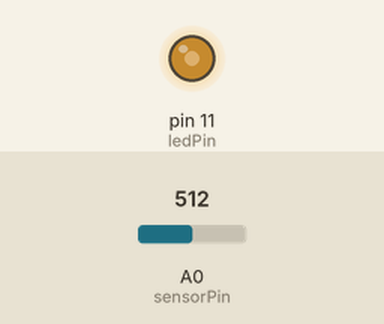
Bench run of a sketch on a simulated Arduino Uno, built with avr-gcc and run on an emulated ATmega328P. On the bench: output pins drawn as LEDs (lit = HIGH). The test bench sets the inputs (shaded band); at power-on: A0 (sensorPin) = 512.

Above: at 1.2 s.
1.3 s: A0 (sensorPin) set to 716
At 2.3 s:
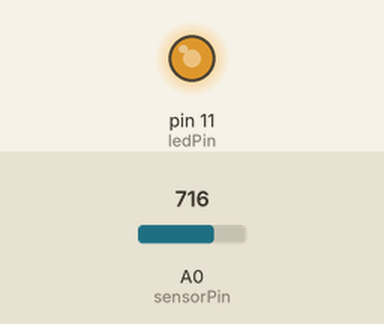
2.8 s: A0 (sensorPin) set to 900
At 3.5 s:
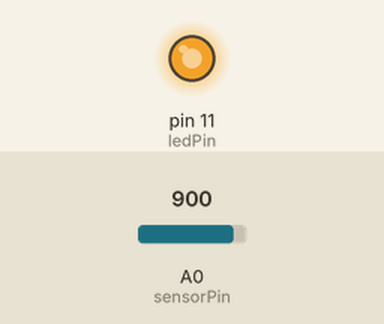
4.3 s: A0 (sensorPin) set to 122
At 4.6 s:
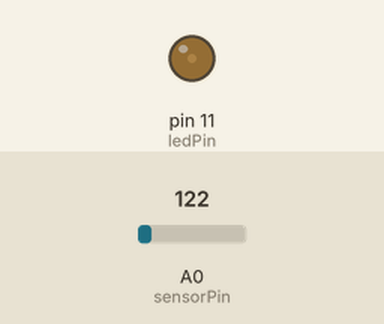
5.8 s: A0 (sensorPin) set to 0
At 6.9 s:
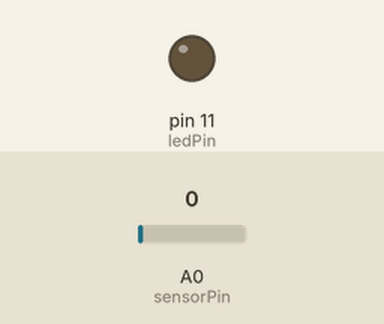
7.3 s: A0 (sensorPin) set to 511
At 8.1 s:
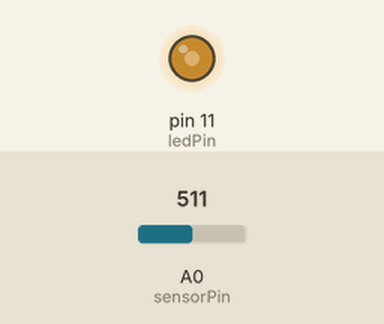
Timing chart, 0 to 9.8 s (numbered marks = the images above; inputs shaded):
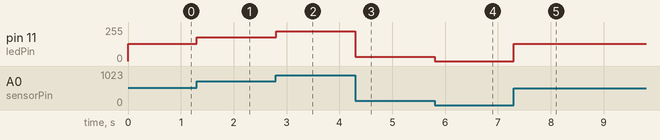

Measured:
- after the input at 1.3 s, pin 11 (ledPin): 128/255 → 179/255 at once
- after the input at 2.8 s, pin 11 (ledPin): 179/255 → 225/255 at once
- after the input at 4.3 s, pin 11 (ledPin): 225/255 → 31/255 at once
- after the input at 5.8 s, pin 11 (ledPin): 31/255 → 0/255 at once
- after the input at 7.3 s, pin 11 (ledPin): 0/255 → 128/255 at once

The sketch:

Analog_inputs_and_outputs.ino
```cpp
int sensorPin = 0;
int ledPin = 11;

void setup() {
  // put your setup code here, to run once:
  pinMode(sensorPin, INPUT);
  pinMode(ledPin, OUTPUT);

}

void loop() {
  // put your main code here, to run repeatedly:
  int val = analogRead(sensorPin);
  //val = constrain(val, 700, 900);
  int ledLevel = map(val, 1023, 0, 255, 0);

  analogWrite(ledPin, ledLevel);

}
```
